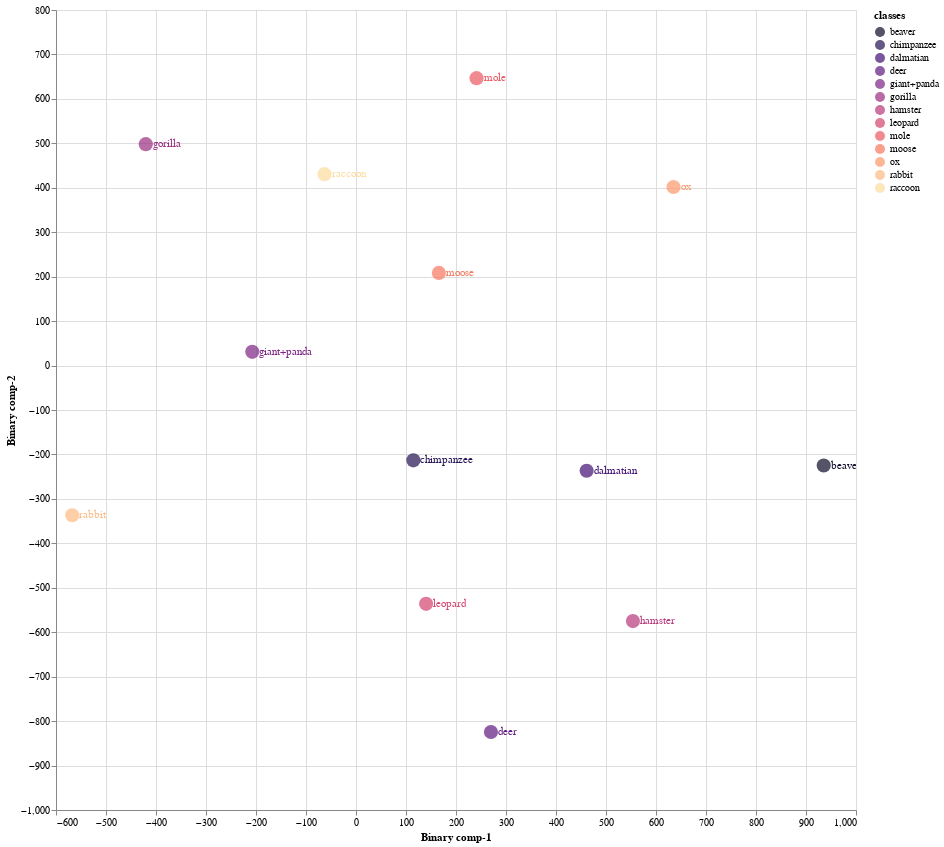
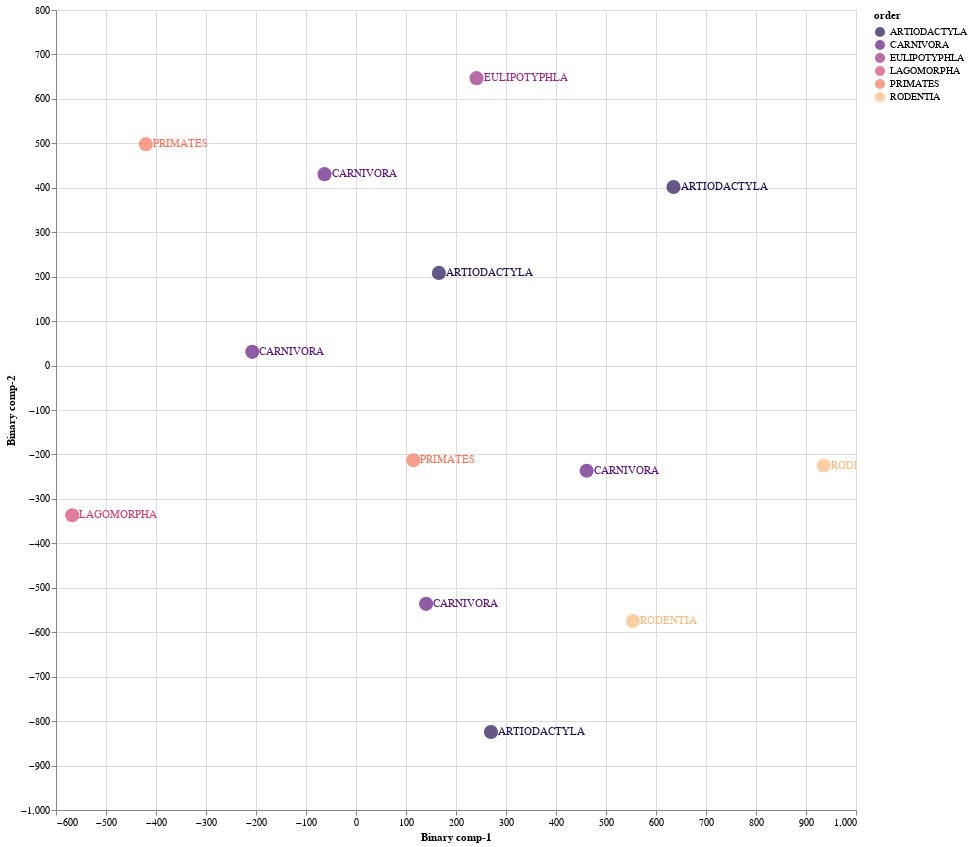

Source (notebook cell) for these figures, in order:
### Code cell
Train01 = CZSL(mode = "Train", 
               split = 1, 
               DNN = ProjectionNetwork2, 
               epochs = 32, 
               bs = 17, 
               numunits = 0, 
               lr = 0.4753993508431557, 
               optimiser = nn.Sigmoid(), 
               dropout = 0.33401468018301217, 
               mom = 0.9568309306033719, 
               wd = 0,  
               device = 'cuda', 
               checkpoint = CP1, 
               pred_type = 'Probabilistic', 
               dist_type = 'cosine')

#mode
#1. "Train" - Use Train Val split
#2. "Test" - For Unseen Test Data

#split
# 1 -Train/Val Split 1
# 2 -Train/Val Split 2
# 3 -Train/Val Split 3

#pred_type
#1. "Probabilistic" - continous real numbers giving probability for prdiction to be 1
#2. "Deterministic" - 1 or 0 prediction values

#dist_type
#1. euclidean
#2. cosine
#3. hamming
#4. jaccard

### Figure 1 — Vega-Lite specification as saved in the notebook (floating-point values rounded to 4 significant figures)
{"config": {"view": {"continuousWidth": 400, "continuousHeight": 300}}, "layer": [{"mark": {"type": "circle", "size": 200}, "encoding": {"color": {"field": "classes", "scale": {"scheme": "Magma"}, "type": "nominal"}, "x": {"field": "Binary comp-1", "type": "quantitative"}, "y": {"field": "Binary comp-2", "type": "quantitative"}}, "height": 800, "selection": {"selector007": {"type": "interval", "bind": "scales", "encodings": ["x", "y"]}}, "width": 800}, {"mark": {"type": "text", "align": "left", "baseline": "middle", "dx": 7}, "encoding": {"color": {"field": "classes", "scale": {"scheme": "Magma"}, "type": "nominal"}, "text": {"field": "classes", "type": "nominal"}, "x": {"field": "Binary comp-1", "type": "quantitative"}, "y": {"field": "Binary comp-2", "type": "quantitative"}}, "height": 800, "width": 800}], "data": {"name": "data-536513040e3e1fa51b7aa4f589c28f59"}, "$schema": "https://vega.github.io/schema/vega-lite/v4.17.0.json", "datasets": {"data-536513040e3e1fa51b7aa4f589c28f59": [{"Binary comp-1": 935.4, "Binary comp-2": -225.0, "classes": "beaver", "sciName": "Aplodontia_rufa", "animal_label": 4, "animal_class": "beaver", "mainCommonName": "Mountain Beaver", "otherCommonNames": "Boomer|Sewellel|Point Arena Mountain Beaver|Point Reyes Mountain Beaver", "class": "Mammalia", "infraclass": "Placentalia", "magnorder": "Boreoeutheria", "superorder": "Euarchontoglires", "order": "RODENTIA", "suborder": "SCIUROMORPHA", "infraorder": null, "parvorder": null, "superfamily": null, "family": "APLODONTIIDAE", "subfamily": null, "tribe": null, "genus": "Aplodontia"}, {"Binary comp-1": 461.3, "Binary comp-2": -236.8, "classes": "dalmatian", "sciName": "Canis_familiaris", "animal_label": 5, "animal_class": "dalmatian", "mainCommonName": "Domestic Dog", "otherCommonNames": "Dog|Dingo|Feral Dog|New Guinea Singing Dog|Village Dog", "class": "Mammalia", "infraclass": "Placentalia", "magnorder": "Boreoeutheria", "superorder": "Laurasiatheria", "order": "CARNIVORA", "suborder": "CANIFORMIA", "infraorder": "CANOIDEA", "parvorder": null, "superfamily": null, "family": "CANIDAE", "subfamily": null, "tribe": null, "genus": "Canis"}, {"Binary comp-1": 241.1, "Binary comp-2": 646.7, "classes": "mole", "sciName": "Talpa_altaica", "animal_label": 12, "animal_class": "mole", "mainCommonName": "Altai Mole", "otherCommonNames": "Siberian Mole", "class": "Mammalia", "infraclass": "Placentalia", "magnorder": "Boreoeutheria", "superorder": "Laurasiatheria", "order": "EULIPOTYPHLA", "suborder": null, "infraorder": null, "parvorder": null, "superfamily": null, "family": "TALPIDAE", "subfamily": "TALPINAE", "tribe": "TALPINI", "genus": "Talpa"}, {"Binary comp-1": 140.2, "Binary comp-2": -536.2, "classes": "leopard", "sciName": "Panthera_pardus", "animal_label": 15, "animal_class": "leopard", "mainCommonName": "Leopard", "otherCommonNames": "Panther", "class": "Mammalia", "infraclass": "Placentalia", "magnorder": "Boreoeutheria", "superorder": "Laurasiatheria", "order": "CARNIVORA", "suborder": "FELIFORMIA", "infraorder": "FELOIDEA", "parvorder": null, "superfamily": null, "family": "FELIDAE", "subfamily": "PANTHERINAE", "tribe": null, "genus": "Panthera"}, {"Binary comp-1": 165.8, "Binary comp-2": 208.4, "classes": "moose", "sciName": "Alces_alces", "animal_label": 16, "animal_class": "moose", "mainCommonName": "Moose", "otherCommonNames": "Elk|Eurasian Elk|Caucasian Moose", "class": "Mammalia", "infraclass": "Placentalia", "magnorder": "Boreoeutheria", "superorder": "Laurasiatheria", "order": "ARTIODACTYLA", "suborder": "RUMINANTIA", "infraorder": "PECORA", "parvorder": null, "superfamily": null, "family": "CERVIDAE", "subfamily": "CAPREOLINAE", "tribe": "ALCEINI", "genus": "Alces"}, {"Binary comp-1": -420.4, "Binary comp-2": 498.1, "classes": "gorilla", "sciName": "Gorilla_gorilla", "animal_label": 20, "animal_class": "gorilla", "mainCommonName": "Western Gorilla", "otherCommonNames": "Lowland Gorilla|Cross River Gorilla|Western Lowland Gorilla", "class": "Mammalia", "infraclass": "Placentalia", "magnorder": "Boreoeutheria", "superorder": "Euarchontoglires", "order": "PRIMATES", "suborder": "HAPLORHINI", "infraorder": "SIMIIFORMES", "parvorder": "CATARRHINI", "superfamily": "HOMINOIDEA", "family": "HOMINIDAE", "subfamily": "HOMININAE", "tribe": null, "genus": "Gorilla"}, {"Binary comp-1": 635.0, "Binary comp-2": 401.7, "classes": "ox", "sciName": "Bos_sauveli", "animal_label": 21, "animal_class": "ox", "mainCommonName": "Kouprey", "otherCommonNames": "Gray Ox|Indochinese Forest Ox", "class": "Mammalia", "infraclass": "Placentalia", "magnorder": "Boreoeutheria", "superorder": "Laurasiatheria", "order": "ARTIODACTYLA", "suborder": "RUMINANTIA", "infraorder": "PECORA", "parvorder": null, "superfamily": null, "family": "BOVIDAE", "subfamily": "BOVINAE", "tribe": "BOVINI", "genus": "Bos"}, {"Binary comp-1": 114.7, "Binary comp-2": -213.3, "classes": "chimpanzee", "sciName": "Pan_troglodytes", "animal_label": 25, "animal_class": "chimpanzee", "mainCommonName": "Chimpanzee", "otherCommonNames": "Chimpanzee|Common Chimpanzee|Robust Chimpanzee|Central Chimpanzee|Eastern Chimpanzee|Nigeria-Cameroon Chimpanzee|Western Chimpanzee", "class": "Mammalia", "infraclass": "Placentalia", "magnorder": "Boreoeutheria", "superorder": "Euarchontoglires", "order": "PRIMATES", "suborder": "HAPLORHINI", "infraorder": "SIMIIFORMES", "parvorder": "CATARRHINI", "superfamily": "HOMINOIDEA", "family": "HOMINIDAE", "subfamily": "HOMININAE", "tribe": null, "genus": "Pan"}, {"Binary comp-1": 553.9, "Binary comp-2": -574.9, "classes": "hamster", "sciName": "Mesocricetus_brandti", "animal_label": 26, "animal_class": "hamster", "mainCommonName": "Brandt's Hamster", "otherCommonNames": "Turkish Hamster", "class": "Mammalia", "infraclass": "Placentalia", "magnorder": "Boreoeutheria", "superorder": "Euarchontoglires", "order": "RODENTIA", "suborder": "SUPRAMYOMORPHA", "infraorder": "MYOMORPHI", "parvorder": null, "superfamily": "MUROIDEA", "family": "CRICETIDAE", "subfamily": "CRICETINAE", "tribe": null, "genus": "Mesocricetus"}, {"Binary comp-1": -567.6, "Binary comp-2": -336.7, "classes": "rabbit", "sciName": "Pentalagus_furnessi", "animal_label": 29, "animal_class": "rabbit", "mainCommonName": "Amami Rabbit", "otherCommonNames": "Ryukyu Rabbit", "class": "Mammalia", "infraclass": "Placentalia", "magnorder": "Boreoeutheria", "superorder": "Euarchontoglires", "order": "LAGOMORPHA", "suborder": null, "infraorder": null, "parvorder": null, "superfamily": null, "family": "LEPORIDAE", "subfamily": null, "tribe": null, "genus": "Pentalagus"}, {"Binary comp-1": -207.5, "Binary comp-2": 30.9, "classes": "giant+panda", "sciName": "Ailuropoda_melanoleuca", "animal_label": 39, "animal_class": "giant+panda", "mainCommonName": "Giant Panda", "otherCommonNames": "Da Xiong Mao", "class": "Mammalia", "infraclass": "Placentalia", "magnorder": "Boreoeutheria", "superorder": "Laurasiatheria", "order": "CARNIVORA", "suborder": "CANIFORMIA", "infraorder": "ARCTOIDEA", "parvorder": null, "superfamily": "URSOIDEA", "family": "URSIDAE", "subfamily": "AILUROPODINAE", "tribe": null, "genus": "Ailuropoda"}, {"Binary comp-1": 269.9, "Binary comp-2": -824.4, "classes": "deer", "sciName": "Hydropotes_inermis", "animal_label": 40, "animal_class": "deer", "mainCommonName": "Chinese Water Deer", "otherCommonNames": null, "class": "Mammalia", "infraclass": "Placentalia", "magnorder": "Boreoeutheria", "superorder": "Laurasiatheria", "order": "ARTIODACTYLA", "suborder": "RUMINANTIA", "infraorder": "PECORA", "parvorder": null, "superfamily": null, "family": "CERVIDAE", "subfamily": "CAPREOLINAE", "tribe": "CAPREOLINI", "genus": "Hydropotes"}, {"Binary comp-1": -62.95, "Binary comp-2": 430.7, "classes": "raccoon", "sciName": "Procyon_lotor", "animal_label": 48, "animal_class": "raccoon", "mainCommonName": "Northern Raccoon", "otherCommonNames": "Common Raccoon", "class": "Mammalia", "infraclass": "Placentalia", "magnorder": "Boreoeutheria", "superorder": "Laurasiatheria", "order": "CARNIVORA", "suborder": "CANIFORMIA", "infraorder": "ARCTOIDEA", "parvorder": null, "superfamily": "MUSTELOIDEA", "family": "PROCYONIDAE", "subfamily": null, "tribe": null, "genus": "Procyon"}]}}

### Figure 2 — Vega-Lite specification as saved in the notebook (floating-point values rounded to 4 significant figures)
{"config": {"view": {"continuousWidth": 400, "continuousHeight": 300}}, "layer": [{"mark": {"type": "circle", "size": 200}, "encoding": {"color": {"field": "order", "scale": {"scheme": "Magma"}, "type": "nominal"}, "x": {"field": "Binary comp-1", "type": "quantitative"}, "y": {"field": "Binary comp-2", "type": "quantitative"}}, "height": 800, "selection": {"selector008": {"type": "interval", "bind": "scales", "encodings": ["x", "y"]}}, "width": 800}, {"mark": {"type": "text", "align": "left", "baseline": "middle", "dx": 7}, "encoding": {"color": {"field": "order", "scale": {"scheme": "Magma"}, "type": "nominal"}, "text": {"field": "order", "type": "nominal"}, "x": {"field": "Binary comp-1", "type": "quantitative"}, "y": {"field": "Binary comp-2", "type": "quantitative"}}, "height": 800, "width": 800}], "data": {"name": "data-536513040e3e1fa51b7aa4f589c28f59"}, "$schema": "https://vega.github.io/schema/vega-lite/v4.17.0.json", "datasets": {"data-536513040e3e1fa51b7aa4f589c28f59": [{"Binary comp-1": 935.4, "Binary comp-2": -225.0, "classes": "beaver", "sciName": "Aplodontia_rufa", "animal_label": 4, "animal_class": "beaver", "mainCommonName": "Mountain Beaver", "otherCommonNames": "Boomer|Sewellel|Point Arena Mountain Beaver|Point Reyes Mountain Beaver", "class": "Mammalia", "infraclass": "Placentalia", "magnorder": "Boreoeutheria", "superorder": "Euarchontoglires", "order": "RODENTIA", "suborder": "SCIUROMORPHA", "infraorder": null, "parvorder": null, "superfamily": null, "family": "APLODONTIIDAE", "subfamily": null, "tribe": null, "genus": "Aplodontia"}, {"Binary comp-1": 461.3, "Binary comp-2": -236.8, "classes": "dalmatian", "sciName": "Canis_familiaris", "animal_label": 5, "animal_class": "dalmatian", "mainCommonName": "Domestic Dog", "otherCommonNames": "Dog|Dingo|Feral Dog|New Guinea Singing Dog|Village Dog", "class": "Mammalia", "infraclass": "Placentalia", "magnorder": "Boreoeutheria", "superorder": "Laurasiatheria", "order": "CARNIVORA", "suborder": "CANIFORMIA", "infraorder": "CANOIDEA", "parvorder": null, "superfamily": null, "family": "CANIDAE", "subfamily": null, "tribe": null, "genus": "Canis"}, {"Binary comp-1": 241.1, "Binary comp-2": 646.7, "classes": "mole", "sciName": "Talpa_altaica", "animal_label": 12, "animal_class": "mole", "mainCommonName": "Altai Mole", "otherCommonNames": "Siberian Mole", "class": "Mammalia", "infraclass": "Placentalia", "magnorder": "Boreoeutheria", "superorder": "Laurasiatheria", "order": "EULIPOTYPHLA", "suborder": null, "infraorder": null, "parvorder": null, "superfamily": null, "family": "TALPIDAE", "subfamily": "TALPINAE", "tribe": "TALPINI", "genus": "Talpa"}, {"Binary comp-1": 140.2, "Binary comp-2": -536.2, "classes": "leopard", "sciName": "Panthera_pardus", "animal_label": 15, "animal_class": "leopard", "mainCommonName": "Leopard", "otherCommonNames": "Panther", "class": "Mammalia", "infraclass": "Placentalia", "magnorder": "Boreoeutheria", "superorder": "Laurasiatheria", "order": "CARNIVORA", "suborder": "FELIFORMIA", "infraorder": "FELOIDEA", "parvorder": null, "superfamily": null, "family": "FELIDAE", "subfamily": "PANTHERINAE", "tribe": null, "genus": "Panthera"}, {"Binary comp-1": 165.8, "Binary comp-2": 208.4, "classes": "moose", "sciName": "Alces_alces", "animal_label": 16, "animal_class": "moose", "mainCommonName": "Moose", "otherCommonNames": "Elk|Eurasian Elk|Caucasian Moose", "class": "Mammalia", "infraclass": "Placentalia", "magnorder": "Boreoeutheria", "superorder": "Laurasiatheria", "order": "ARTIODACTYLA", "suborder": "RUMINANTIA", "infraorder": "PECORA", "parvorder": null, "superfamily": null, "family": "CERVIDAE", "subfamily": "CAPREOLINAE", "tribe": "ALCEINI", "genus": "Alces"}, {"Binary comp-1": -420.4, "Binary comp-2": 498.1, "classes": "gorilla", "sciName": "Gorilla_gorilla", "animal_label": 20, "animal_class": "gorilla", "mainCommonName": "Western Gorilla", "otherCommonNames": "Lowland Gorilla|Cross River Gorilla|Western Lowland Gorilla", "class": "Mammalia", "infraclass": "Placentalia", "magnorder": "Boreoeutheria", "superorder": "Euarchontoglires", "order": "PRIMATES", "suborder": "HAPLORHINI", "infraorder": "SIMIIFORMES", "parvorder": "CATARRHINI", "superfamily": "HOMINOIDEA", "family": "HOMINIDAE", "subfamily": "HOMININAE", "tribe": null, "genus": "Gorilla"}, {"Binary comp-1": 635.0, "Binary comp-2": 401.7, "classes": "ox", "sciName": "Bos_sauveli", "animal_label": 21, "animal_class": "ox", "mainCommonName": "Kouprey", "otherCommonNames": "Gray Ox|Indochinese Forest Ox", "class": "Mammalia", "infraclass": "Placentalia", "magnorder": "Boreoeutheria", "superorder": "Laurasiatheria", "order": "ARTIODACTYLA", "suborder": "RUMINANTIA", "infraorder": "PECORA", "parvorder": null, "superfamily": null, "family": "BOVIDAE", "subfamily": "BOVINAE", "tribe": "BOVINI", "genus": "Bos"}, {"Binary comp-1": 114.7, "Binary comp-2": -213.3, "classes": "chimpanzee", "sciName": "Pan_troglodytes", "animal_label": 25, "animal_class": "chimpanzee", "mainCommonName": "Chimpanzee", "otherCommonNames": "Chimpanzee|Common Chimpanzee|Robust Chimpanzee|Central Chimpanzee|Eastern Chimpanzee|Nigeria-Cameroon Chimpanzee|Western Chimpanzee", "class": "Mammalia", "infraclass": "Placentalia", "magnorder": "Boreoeutheria", "superorder": "Euarchontoglires", "order": "PRIMATES", "suborder": "HAPLORHINI", "infraorder": "SIMIIFORMES", "parvorder": "CATARRHINI", "superfamily": "HOMINOIDEA", "family": "HOMINIDAE", "subfamily": "HOMININAE", "tribe": null, "genus": "Pan"}, {"Binary comp-1": 553.9, "Binary comp-2": -574.9, "classes": "hamster", "sciName": "Mesocricetus_brandti", "animal_label": 26, "animal_class": "hamster", "mainCommonName": "Brandt's Hamster", "otherCommonNames": "Turkish Hamster", "class": "Mammalia", "infraclass": "Placentalia", "magnorder": "Boreoeutheria", "superorder": "Euarchontoglires", "order": "RODENTIA", "suborder": "SUPRAMYOMORPHA", "infraorder": "MYOMORPHI", "parvorder": null, "superfamily": "MUROIDEA", "family": "CRICETIDAE", "subfamily": "CRICETINAE", "tribe": null, "genus": "Mesocricetus"}, {"Binary comp-1": -567.6, "Binary comp-2": -336.7, "classes": "rabbit", "sciName": "Pentalagus_furnessi", "animal_label": 29, "animal_class": "rabbit", "mainCommonName": "Amami Rabbit", "otherCommonNames": "Ryukyu Rabbit", "class": "Mammalia", "infraclass": "Placentalia", "magnorder": "Boreoeutheria", "superorder": "Euarchontoglires", "order": "LAGOMORPHA", "suborder": null, "infraorder": null, "parvorder": null, "superfamily": null, "family": "LEPORIDAE", "subfamily": null, "tribe": null, "genus": "Pentalagus"}, {"Binary comp-1": -207.5, "Binary comp-2": 30.9, "classes": "giant+panda", "sciName": "Ailuropoda_melanoleuca", "animal_label": 39, "animal_class": "giant+panda", "mainCommonName": "Giant Panda", "otherCommonNames": "Da Xiong Mao", "class": "Mammalia", "infraclass": "Placentalia", "magnorder": "Boreoeutheria", "superorder": "Laurasiatheria", "order": "CARNIVORA", "suborder": "CANIFORMIA", "infraorder": "ARCTOIDEA", "parvorder": null, "superfamily": "URSOIDEA", "family": "URSIDAE", "subfamily": "AILUROPODINAE", "tribe": null, "genus": "Ailuropoda"}, {"Binary comp-1": 269.9, "Binary comp-2": -824.4, "classes": "deer", "sciName": "Hydropotes_inermis", "animal_label": 40, "animal_class": "deer", "mainCommonName": "Chinese Water Deer", "otherCommonNames": null, "class": "Mammalia", "infraclass": "Placentalia", "magnorder": "Boreoeutheria", "superorder": "Laurasiatheria", "order": "ARTIODACTYLA", "suborder": "RUMINANTIA", "infraorder": "PECORA", "parvorder": null, "superfamily": null, "family": "CERVIDAE", "subfamily": "CAPREOLINAE", "tribe": "CAPREOLINI", "genus": "Hydropotes"}, {"Binary comp-1": -62.95, "Binary comp-2": 430.7, "classes": "raccoon", "sciName": "Procyon_lotor", "animal_label": 48, "animal_class": "raccoon", "mainCommonName": "Northern Raccoon", "otherCommonNames": "Common Raccoon", "class": "Mammalia", "infraclass": "Placentalia", "magnorder": "Boreoeutheria", "superorder": "Laurasiatheria", "order": "CARNIVORA", "suborder": "CANIFORMIA", "infraorder": "ARCTOIDEA", "parvorder": null, "superfamily": "MUSTELOIDEA", "family": "PROCYONIDAE", "subfamily": null, "tribe": null, "genus": "Procyon"}]}}
